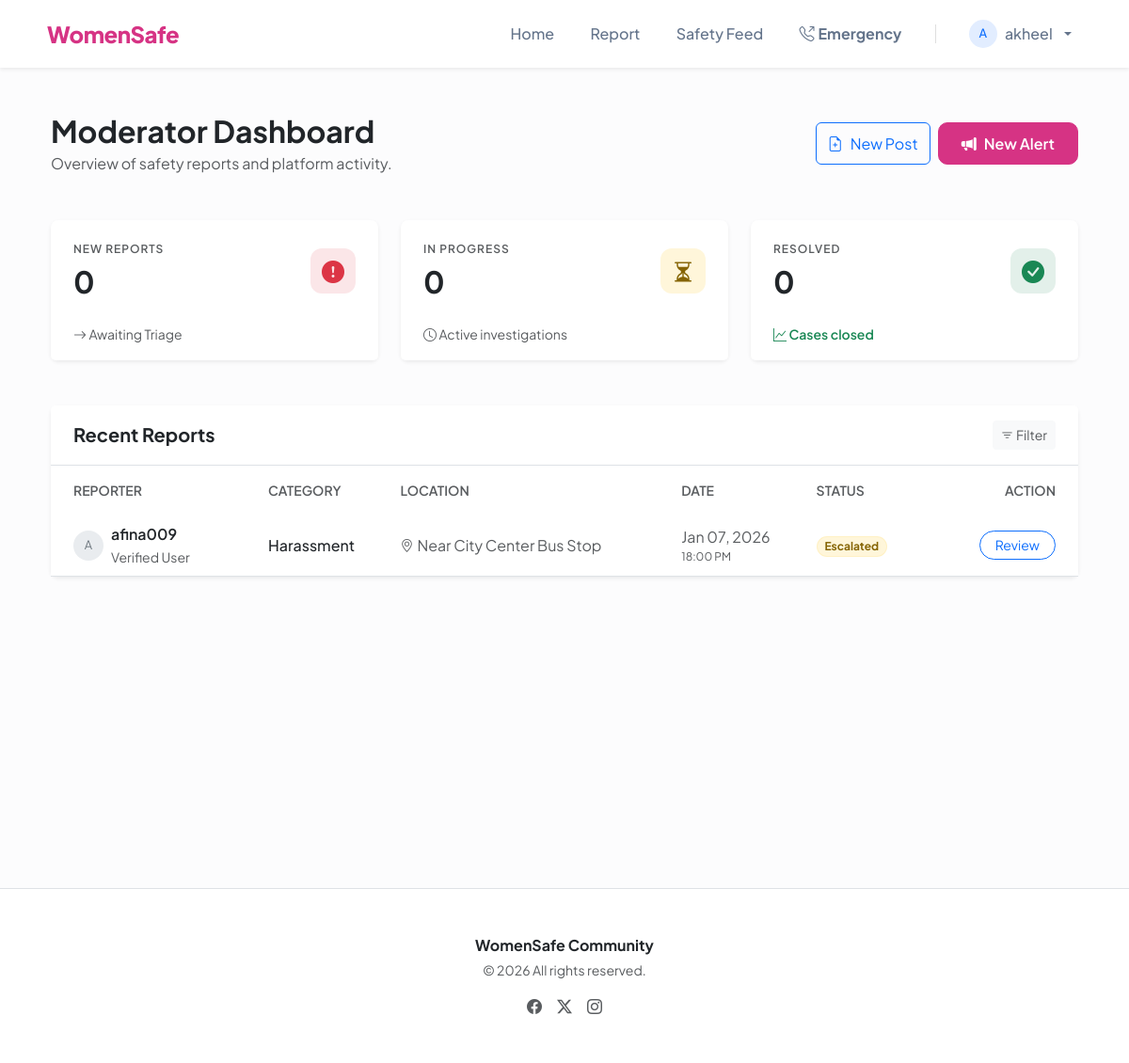
The page /moderation/dashboard/ (signed in) on the database its author committed.
### accounts/models.py (models this page shows, shortened)
class User(AbstractUser):
    is_moderator = models.BooleanField(default=False, help_text="Designates whether this user can moderate reports.")
    phone_number = models.CharField(max_length=15, blank=True, null=True)

### reports/models.py (models this page shows, shortened)
class Report(models.Model):
    CATEGORY_CHOICES = [
        ('harassment', 'Harassment'),
        ('domestic_violence', 'Domestic Violence'),
        ('unsafe_area', 'Unsafe Zone'),
        ('suspicious_activity', 'Suspicious Activity'),
        ('emergency', 'Emergency/SOS'),
        ('other', 'Other'),
    ]
    STATUS_CHOICES = [
        ('submitted', 'Submitted'),
        ('under_review', 'Under Review'),
        ('responded', 'Responded'),
        ('escalated', 'Escalated'),
        ('resolved', 'Resolved'),
        ('rejected', 'Rejected'),
    ]
    user = models.ForeignKey(settings.AUTH_USER_MODEL, on_delete=models.SET_NULL, null=True, blank=True, related_name='reports')
    category = models.CharField(max_length=50, choices=CATEGORY_CHOICES)
    description = models.TextField()
    location_text = models.CharField(max_length=255, help_text="e.g., Near City Center Bus Stop")
    location_lat = models.DecimalField(max_digits=9, decimal_places=6, null=True, blank=True)
    location_lng = models.DecimalField(max_digits=9, decimal_places=6, null=True, blank=True)
    is_anonymous = models.BooleanField(default=False, help_text="If checked, your identity will be hidden from moderators.")
    status = models.CharField(max_length=20, choices=STATUS_CHOICES, default='submitted')
    created_at = models.DateTimeField(auto_now_add=True)
    updated_at = models.DateTimeField(auto_now=True)

### moderation/views.py (the view)
# urls.py: path('dashboard/', views.moderator_dashboard, name='moderator_dashboard'),
@user_passes_test(is_moderator, login_url='login')
def moderator_dashboard(request):
    reports = Report.objects.all().order_by('-created_at')
    context = {
        'reports': reports,
        'submitted_count': reports.filter(status='submitted').count(),
        'under_review_count': reports.filter(status='under_review').count(),
        'resolved_count': reports.filter(status='resolved').count(),
    }
    return render(request, 'moderation/dashboard.html', context)

### moderation/views.py (called while the page is built)
def is_moderator(user):
    return user.is_authenticated and (user.groups.filter(name='Moderators').exists() or user.is_superuser)

### templates/moderation/dashboard.html (shortened to what this page needs)
{% extends 'base.html' %}
{% block content %}
<div class="container-fluid py-4">
    <div class="d-flex justify-content-between align-items-center mb-5">
        <div>
            <h2 class="fw-bold text-dark mb-1">Moderator Dashboard</h2>
            <p class="text-muted mb-0">Overview of safety reports and platform activity.</p>
        </div>
        <div class="d-flex gap-2">
            <a href="{% url 'create_post' %}" class="btn btn-outline-primary d-flex align-items-center gap-2">
                <i class="bi bi-file-earmark-plus"></i> New Post
            </a>
            <a href="{% url 'create_feed' %}" class="btn btn-primary d-flex align-items-center gap-2">
                <i class="bi bi-megaphone-fill"></i> New Alert
            </a>
        </div>
    </div>
    <div class="row g-4 mb-5">
        <div class="col-md-4">
            <div class="card border-0 shadow-sm rounded-3 card-hover h-100">
                <div class="card-body d-flex align-items-center justify-content-between p-4">
                    <div>
                        <h6 class="text-uppercase text-muted fw-semibold mb-2" style="font-size: 0.75rem; letter-spacing: 1px;">New Reports</h6>
                        <h2 class="mb-0 fw-bold text-dark">{{ submitted_count }}</h2>
                    </div>
                    <div class="icon-box bg-soft-danger">
                        <i class="bi bi-exclamation-circle-fill"></i>
                    </div>
                </div>
                <div class="card-footer bg-white border-0 px-4 pb-3 pt-0">
                    <small class="text-muted"><i class="bi bi-arrow-right text-muted"></i> Awaiting Triage</small>
                </div>
            </div>
        </div>
        <div class="col-md-4">
            <div class="card border-0 shadow-sm rounded-3 card-hover h-100">
                <div class="card-body d-flex align-items-center justify-content-between p-4">
                    <div>
                        <h6 class="text-uppercase text-muted fw-semibold mb-2" style="font-size: 0.75rem; letter-spacing: 1px;">In Progress</h6>
                        <h2 class="mb-0 fw-bold text-dark">{{ under_review_count }}</h2>
                    </div>
                    <div class="icon-box bg-soft-warning">
                        <i class="bi bi-hourglass-split"></i>
                    </div>
                </div>
                <div class="card-footer bg-white border-0 px-4 pb-3 pt-0">
                    <small class="text-muted"><i class="bi bi-clock"></i> Active investigations</small>
                </div>
            </div>
        </div>
        <div class="col-md-4">
            <div class="card border-0 shadow-sm rounded-3 card-hover h-100">
                <div class="card-body d-flex align-items-center justify-content-between p-4">
                    <div>
                        <h6 class="text-uppercase text-muted fw-semibold mb-2" style="font-size: 0.75rem; letter-spacing: 1px;">Resolved</h6>
                        <h2 class="mb-0 fw-bold text-dark">{{ resolved_count }}</h2>
                    </div>
                    <div class="icon-box bg-soft-success">
                        <i class="bi bi-check-circle-fill"></i>
                    </div>
                </div>
                <div class="card-footer bg-white border-0 px-4 pb-3 pt-0">
                    <small class="text-success fw-semibold"><i class="bi bi-graph-up"></i> Cases closed</small>
                </div>
            </div>
        </div>
    </div>
    <div class="card border-0 shadow-sm rounded-3">
        <div class="card-header bg-white py-3 px-4 border-bottom">
            <div class="d-flex justify-content-between align-items-center">
                <h5 class="mb-0 fw-bold">Recent Reports</h5>
                <button class="btn btn-sm btn-light text-muted"><i class="bi bi-filter"></i> Filter</button>
            </div>
        </div>
        <div class="table-responsive">
            <table class="table table-hover align-middle mb-0" style="min-width: 800px;">
                <thead class="bg-light">
                    <tr>
                        <th class="px-4 py-3 text-uppercase text-muted small fw-semibold border-0">Reporter</th>
                        <th class="py-3 text-uppercase text-muted small fw-semibold border-0">Category</th>
                        <th class="py-3 text-uppercase text-muted small fw-semibold border-0">Location</th>
                        <th class="py-3 text-uppercase text-muted small fw-semibold border-0">Date</th>
                        <th class="py-3 text-uppercase text-muted small fw-semibold border-0">Status</th>
                        <th class="px-4 py-3 text-end text-uppercase text-muted small fw-semibold border-0">Action</th>
                    </tr>
                </thead>
                <tbody>
                    {% for report in reports %}
                    <tr>
                        <td class="px-4">
                            <div class="d-flex align-items-center">
                                <div class="table-avatar">
                                    {% if report.is_anonymous %}
                                        <i class="bi bi-person-fill-slash"></i>
                                    {% else %}
                                        {{ report.user.username|slice:":1"|upper }}
                                    {% endif %}
                                </div>
                                <div>
                                    {% if report.is_anonymous %}
                                        <span class="d-block fw-semibold text-dark">Anonymous</span>
                                        <small class="text-muted">Hidden ID</small>
                                    {% else %}
                                        <span class="d-block fw-semibold text-dark">{{ report.user.username }}</span>
                                        <small class="text-muted">Verified User</small>
                                    {% endif %}
                                </div>
                            </div>
                        </td>
                        <td>
                            <span class="fw-medium text-dark">{{ report.get_category_display }}</span>
                        </td>
                        <td>
                            <div class="d-flex align-items-center text-muted">
                                <i class="bi bi-geo-alt me-1 small"></i>
                                {{ report.location_text|truncatechars:25 }}
                            </div>
                        </td>
                        <td class="text-muted">
                            {{ report.created_at|date:"M d, Y" }}
                            <small class="d-block text-muted" style="font-size: 0.75rem;">{{ report.created_at|date:"H:i A" }}</small>
                        </td>
                        <td>
                            {% if report.status == 'resolved' %}
                                <span class="badge rounded-pill bg-soft-success border border-success border-opacity-10">
                                    {{ report.get_status_display }}
                                </span>
                            {% elif report.status == 'submitted' %}
                                <span class="badge rounded-pill bg-soft-danger border border-danger border-opacity-10">
                                    New
                                </span>
                            {% else %}
                                <span class="badge rounded-pill bg-soft-warning border border-warning border-opacity-10">
                                    {{ report.get_status_display }}
                                </span>
                            {% endif %}
                        </td>
                        <td class="text-end px-4">
                            <a href="{% url 'review_report' report.pk %}" class="btn btn-sm btn-outline-primary rounded-pill px-3">
                                Review
                            </a>
                        </td>
                    </tr>
                    {% endfor %}
                </tbody>
            </table>
        </div>
    </div>
</div>
{% endblock %}

### templates/base.html (shortened to what this page needs)
<!DOCTYPE html>
<html lang="en">
<head>
    <link href="https://cdn.jsdelivr.net/npm/bootstrap@5.3.0/dist/css/bootstrap.min.css" rel="stylesheet">
    <link href="https://cdn.jsdelivr.net/npm/bootstrap-icons@1.11.0/font/bootstrap-icons.css" rel="stylesheet">
</head>
<body>
    <nav class="navbar navbar-expand-lg navbar-light bg-white sticky-top shadow-sm">
        <div class="container">
            <a class="navbar-brand d-flex align-items-center" href="/">
                WomenSafe
            </a>
            <div class="collapse navbar-collapse" id="navbarNav">
                <ul class="navbar-nav ms-auto align-items-center">
                    <li class="nav-item">
                        <a class="nav-link {% if request.path == '/' %}active{% endif %}" href="/">Home</a>
                    </li>
                    <li class="nav-item">
                        <a class="nav-link {% if 'create' in request.path %}active{% endif %}" href="{% url 'create_report' %}">Report</a>
                    </li>
                    <li class="nav-item">
                        <a class="nav-link {% if 'awareness' in request.path %}active{% endif %}" href="{% url 'awareness_feed' %}">Safety Feed</a>
                    </li>
                    <li class="nav-item">
                        <a class="nav-link text-danger fw-bold {% if 'emergency' in request.path %}active{% endif %}" href="{% url 'emergency_contacts' %}">
                            <i class="bi bi-telephone-outbound me-1"></i>Emergency
                        </a>
                    </li>
                    {% if user.is_authenticated %}
                        <li class="nav-item dropdown">
                            <a class="nav-link dropdown-toggle d-flex align-items-center gap-2" href="#" id="userDropdown" role="button" data-bs-toggle="dropdown">
                                <div class="bg-soft-primary rounded-circle d-flex align-items-center justify-content-center" style="width: 30px; height: 30px; font-size: 0.8rem;">
                                    {{ user.username|slice:":1"|upper }}
                                </div>
                                {{ user.username }}
                            </a>
                        </li>
                    {% endif %}
                </ul>
            </div>
        </div>
    </nav>
    <main class="container mt-4 min-vh-100">
        {% block content %}{% endblock %}
    </main>
    <footer class="bg-white py-5 mt-5 border-top">
        <div class="container text-center">
            <p class="text-dark fw-bold mb-1">WomenSafe Community</p>
            <p class="text-muted small">&copy; {% now "Y" %} All rights reserved.</p>
            <div class="d-flex justify-content-center gap-3 mt-3">
                <a href="#" class="text-muted"><i class="bi bi-facebook"></i></a>
                <a href="#" class="text-muted"><i class="bi bi-twitter-x"></i></a>
                <a href="#" class="text-muted"><i class="bi bi-instagram"></i></a>
            </div>
        </div>
    </footer>
</body>
</html>

### templates/base.html (style rules this page uses)
:root { --ws-pink: #d63384; --ws-pink-hover: #bc2a71; --ws-light-pink: #fdf2f8; }
body { font-family: 'Plus Jakarta Sans', sans-serif; background-color: #fcfcfd; color: #1a1a1a; }
.navbar { padding: 0.8rem 0; transition: all 0.3s ease; }
.navbar-brand { font-weight: 800; letter-spacing: -0.5px; color: var(--ws-pink) !important; font-size: 1.5rem; }
.nav-link { font-weight: 500; color: #64748b !important; padding: 0.5rem 1.2rem !important; border-radius: 8px; transition: all 0.2s ease; position: relative; }
.btn-primary { background-color: var(--ws-pink); border-color: var(--ws-pink); font-weight: 600; padding: 0.6rem 1.5rem; border-radius: 10px; }
.bg-soft-success { background-color: rgba(25, 135, 84, 0.12) !important; color: #198754 !important; }
.bg-soft-primary { background-color: rgba(13, 110, 253, 0.12) !important; color: #0d6efd !important; }
.bg-soft-warning { background-color: rgba(255, 193, 7, 0.15) !important; color: #856404 !important; }
.bg-soft-danger { background-color: rgba(220, 53, 69, 0.12) !important; color: #dc3545 !important; }

### templates/moderation/dashboard.html (style rules this page uses)
.icon-box { width: 48px; height: 48px; display: flex; align-items: center; justify-content: center; border-radius: 12px; font-size: 1.5rem; }
.bg-soft-primary { background-color: rgba(13, 110, 253, 0.1); color: #0d6efd; }
.bg-soft-warning { background-color: rgba(255, 193, 7, 0.1); color: #ffc107; }
.bg-soft-success { background-color: rgba(25, 135, 84, 0.1); color: #198754; }
.bg-soft-danger { background-color: rgba(220, 53, 69, 0.1); color: #dc3545; }
.table-avatar { width: 32px; height: 32px; background-color: #e9ecef; border-radius: 50%; display: inline-flex; align-items: center; justify-content: center; font-size: 0.8rem; margin-right: 8px; color: #6c757d; }

### rows shown on the page
User: username "A", username "akheel"
Report: user.username "A", user.username "afina009", category "Harassment", location_text "Near City Center Bus Stop", created_at "Jan 07, 2026", created_at "18:00 PM", status "Escalated"

### other values the page prints
{{ submitted_count }} "0"
{{ under_review_count }} "0"
{{ resolved_count }} "0"
